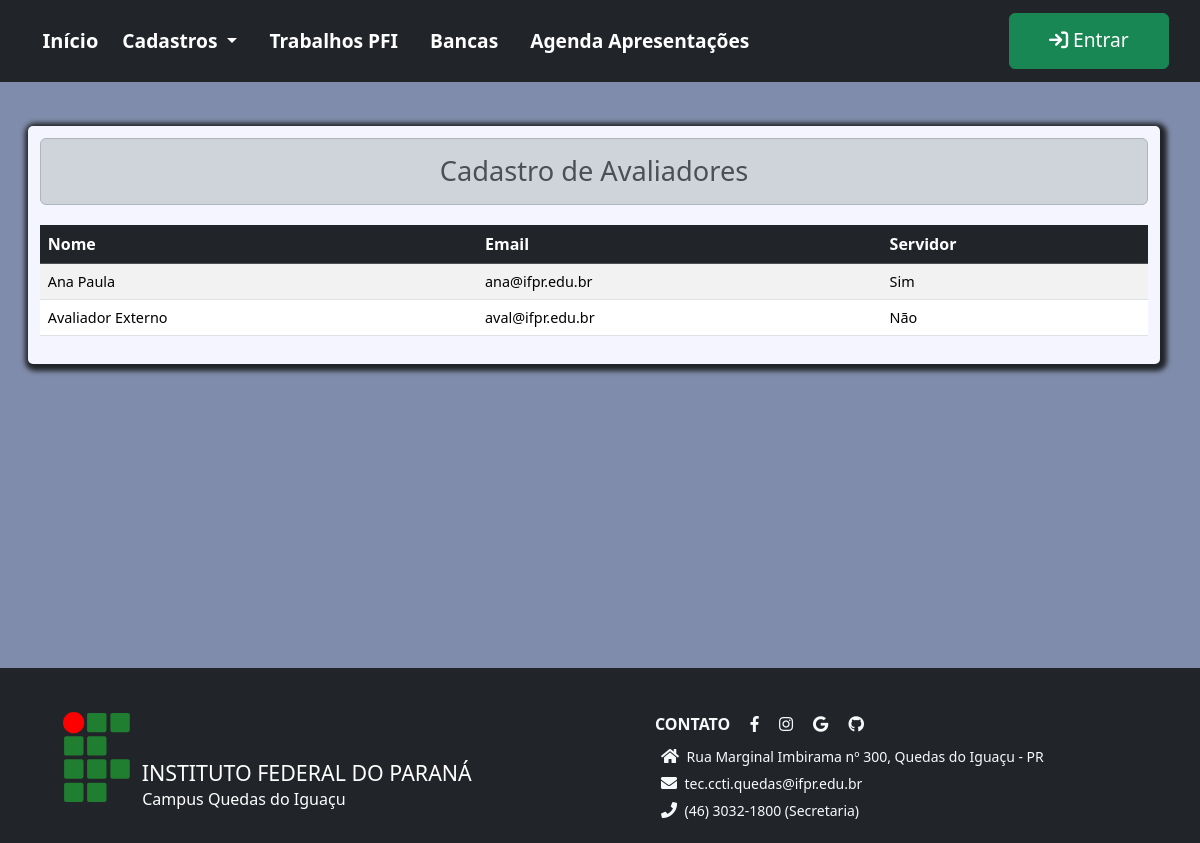
Before: /avaliadores/listar/ with the older database file.
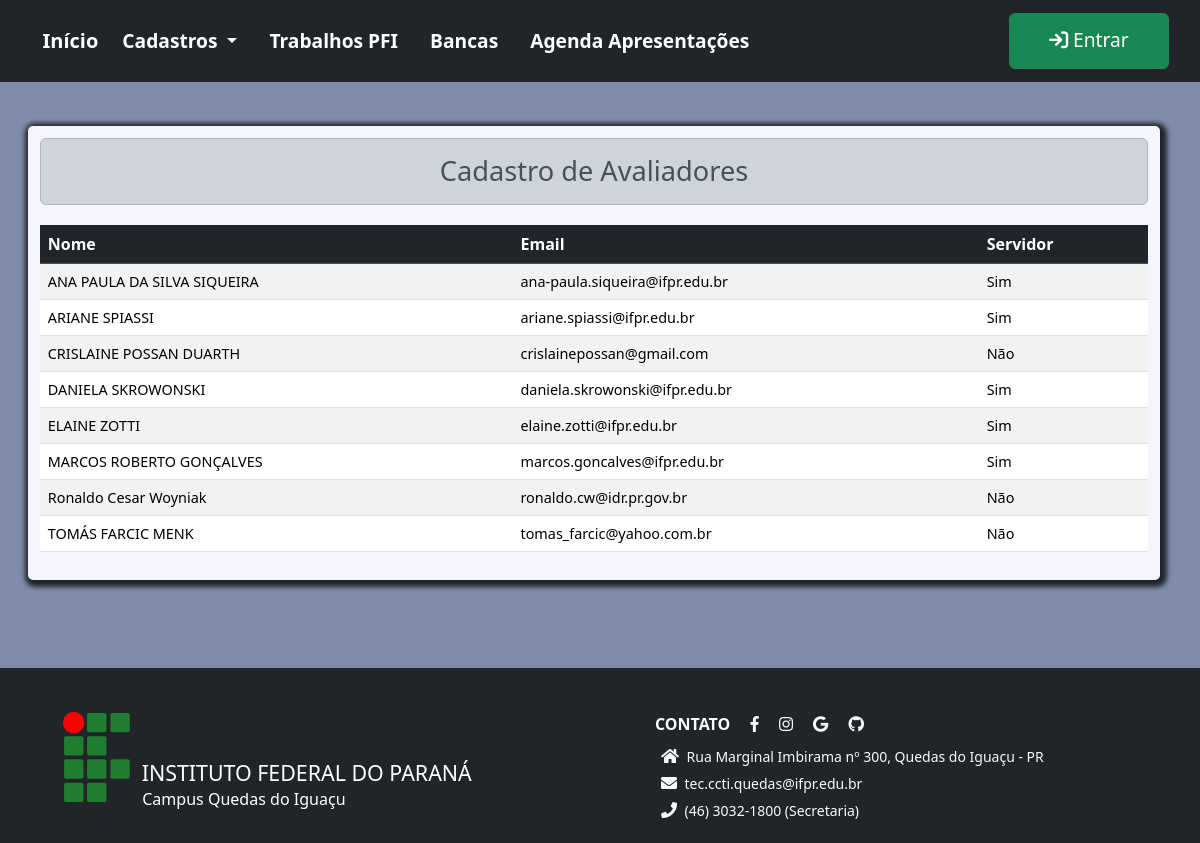
After: the same page with the newer database file.
### pfi/models.py (models this page shows, shortened)
class Avaliador(User):
    nome = models.CharField(max_length=150, null=False, blank=False)
    telefone = models.CharField(verbose_name='Telefone', max_length=15, null=True, blank=True, help_text= 'Informe um telefone ou celular para contato')
    servidor_ifpr = models.BooleanField(verbose_name='Servidor do IFPR', default=True, help_text= 'Marque essa opção caso seja Servidor do IFPR')

### pfi/views.py (the view)
# urls.py: path('avaliadores/listar/', views.ListAvaliadores.as_view(), name='avaliadores'),
class ListAvaliadores(ListView):
    template_name = 'avaliador_list.html'
    model = Avaliador
    queryset = Avaliador.objects.filter(is_active = True, docente__isnull = True).order_by(Lower('nome'))
    ordering = ['nome']
    context_object_name = 'avaliadores'
    extra_context = {'form_titulo':'Cadastro de Avaliadores'}

### pfi/templates/avaliador_list.html (shortened to what this page needs)
{% extends 'page.html' %}
{% block conteudo %}
<div class="content container ">
    <h2 class="text-center alert alert-dark">
        {{form_titulo}}
    </h2>
    <div class="row">
        <div class="col-md-12 mt-1 table-responsive">
            <table class="table table-hover table-striped">
                <thead class='table-dark'>
                    <tr>
                        <th>Nome</th>
                        <th>Email</th>
                        <th>Servidor</th>
                    </tr>
                </thead>
                <tbody class='bg-light'>
                    {% for avaliador in avaliadores %}
                    <tr>
                        <td>{{avaliador.nome}}</td>
                        <td>{{avaliador.email}}</td>
                        <td>{% if avaliador.servidor_ifpr %}
                                Sim
                            {% else %}
                                Não
                            {% endif %}
                        </td>
                    </tr>
                    {%empty%}
                    <p>Nenhum avaliador cadastrado!</p>
                    {% endfor %}
                </tbody>
            </table>
        </div>
    </div>
</div>
{% endblock conteudo %}

Changed rows visible on the page:
removed Avaliador: nome "Ana Paula", email "ana@ifpr.edu.br", servidor_ifpr "Sim"
removed Avaliador: nome "Avaliador Externo", email "aval@ifpr.edu.br", servidor_ifpr "Não"
added Avaliador: nome "ANA PAULA DA SILVA SIQUEIRA", email "ana-paula.siqueira@ifpr.edu.br", servidor_ifpr "Sim"
added Avaliador: nome "ARIANE SPIASSI", email "ariane.spiassi@ifpr.edu.br", servidor_ifpr "Sim"
added Avaliador: nome "CRISLAINE POSSAN DUARTH", email "crislainepossan@gmail.com", servidor_ifpr "Não"
added Avaliador: nome "DANIELA SKROWONSKI", email "daniela.skrowonski@ifpr.edu.br", servidor_ifpr "Sim"
added Avaliador: nome "ELAINE ZOTTI", email "elaine.zotti@ifpr.edu.br", servidor_ifpr "Sim"
added Avaliador: nome "MARCOS ROBERTO GONÇALVES", email "marcos.goncalves@ifpr.edu.br", servidor_ifpr "Sim"
added Avaliador: nome "Ronaldo Cesar Woyniak", email "ronaldo.cw@idr.pr.gov.br", servidor_ifpr "Não"
added Avaliador: nome "TOMÁS FARCIC MENK", email "tomas_farcic@yahoo.com.br", servidor_ifpr "Não"
